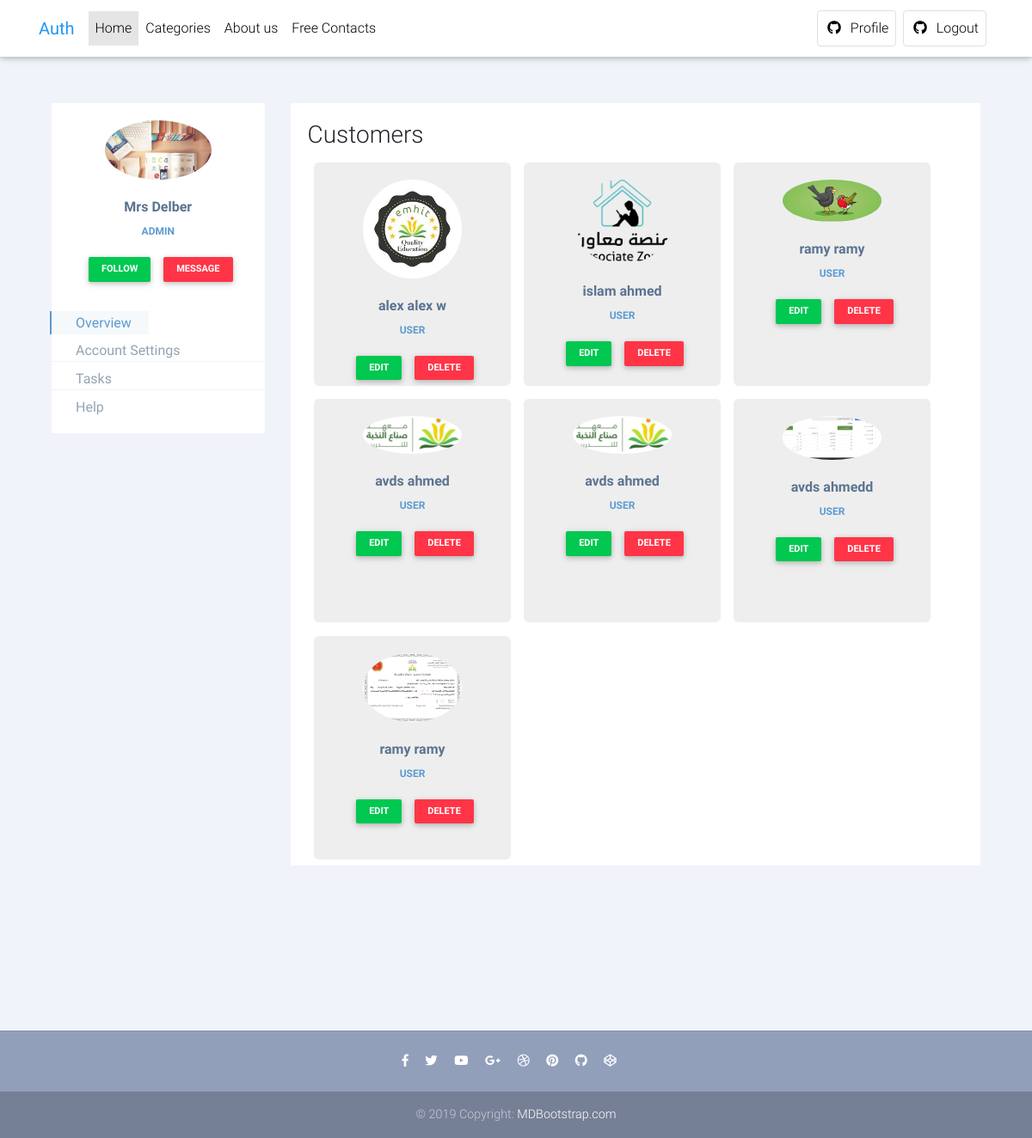
The app's page /profile?view=view_customer (signed in) with its own data.
### tables this page shows
CREATE TABLE `users` (
  `ID` int(11) NOT NULL,
  `email` varchar(52) NOT NULL,
  `name` varchar(64) NOT NULL,
  `password` varchar(255) NOT NULL,
  `mobile` varchar(14) NOT NULL,
  `created_at` date NOT NULL,
  `created_by` int(5) DEFAULT NULL,
  `role` enum('user','admin','super-admin') DEFAULT NULL,
  `image` varchar(255) NOT NULL
);

### includes/lang.php (called while the page is built)
<?php
$strings = array(
                 'Navbar'=>'Auth',
                 'Home'=>'Home',
                 'Link'=>'Support',
                 'Dropdown'=>'Dropdown',
                 'Action'=>'Action',
                 'Another action'=>'Another action',
                 'Something else here'=>'Something else here',
                 'lang'=>'en',
                 'dir'=>'ltr',
                 'Navbar_auto'=>'mr-auto',
                 'container_rtl'=>'',
                 'Profile'=>'Profile',
                 'Logout'=>'Logout',
                 'Login'=>'Login',
                 'Error'=>'Error',
                 'Please sign in'=>'Please sign in',
                 'Email address'=>'Email address',
                 'Email address / Mobile'=>'Email address / Mobile',
                 'Password'=>'Password',
                 'Remember me'=>'Remember me',
                 'Sign in'=>'Sign in',
                 'change_lang'=>'عربى',
                 ''=>'',
                 ''=>'',
                 ''=>'',
                 ''=>'',
                 ''=>'',
                 );

### includes/defines.php (called while the page is built, shortened)
<?php
$defines = array(
    'site_url' =>'https://lms.proonline.academy/Auth/',
    'user_auth'=>'You Are Not Authorize.',
    'invalid_username'=>'You Did Not Enter Correct Email Or Phone.',
    'wrong_auth'=>'Wrong Email Or Phone Or Password.'
);
require($_SERVER['DOCUMENT_ROOT'].'/Auth/includes/db.php');
$default_lang = 'en';
if ($default_lang == 'en')
    require_once($_SERVER['DOCUMENT_ROOT'].'/Auth/includes/lang.php');
else
    require_once($_SERVER['DOCUMENT_ROOT'].'/Auth/includes/lang_ar.php');
require_once($_SERVER['DOCUMENT_ROOT'].'/Auth/includes/functions.php');

### includes/functions.php (called while the page is built, shortened)
<?php
function get_user_login($action='return'){
    global $con;
    if (empty($_SESSION['user']) ){
            if (!empty ($_COOKIE['user_email']) && !empty($_COOKIE['user_password'])){
                login_auth( $_COOKIE['user_email'] , $_COOKIE['user_password'],'','return');
            }
            else if ($action == 'redirect')
                header("location:".$_SERVER['DOCUMENT_ROOT']."/Auth/login");
            else return false;
    }
    else {
        $query = "select * from users where ID = '".$_SESSION['user']."'";
        $res = mysqli_query($con ,$query);
        if ($res->num_rows == 0) { echo 'Your Account Deleted'; die ;}
        else if ($user = mysqli_fetch_assoc($res)){
            return $user;
        }
    }
}

### classes/user.php (called while the page is built, shortened)
<?php
Class User Extends Template{
    private $id ,$role;
    public function __construct($id = 0 ){
        if ($id) {
            $pdo1 = new PDO(Dns, Dbuser, Dbpassword);
            $stmt = $pdo1->prepare("select * from users where ID = '".$id."'");
            $stmt->execute();
            $array_of_args =   $stmt->fetch(\PDO::FETCH_ASSOC);
        } else return ;
        $this->name     = $array_of_args['name'];
        $this->role     = $array_of_args['role'];
        $this->image    = $this->get_image($array_of_args['image']);
    }
    public function get_image($image){
        return is_file($_SERVER['DOCUMENT_ROOT'].'/Auth/uploads/'.$image)? '../Auth/uploads/'.$image
                :'https://cdn2.iconfinder.com/data/icons/avatars-99/62/avatar-370-456322-512.png';
    }
    public function get_role(){
        return $this->role;
    }
    static function get_all($role){
        $pdo1 = new PDO(Dns, Dbuser, Dbpassword);
        $stmt = $pdo1->prepare("Select * from users where role = 'user'".$str );
        $stmt->execute();
        return  $stmt->fetchAll();
    }
}

### layouts/profile/view_customer.php (the view, shortened to what this page needs)
<?php
$str ='';
$users = User::get_all($current_user->get_role());
?>
<h3>Customers</h3>
<?php
if ($users)
foreach($users as $user ){
    $image_src= ( $user['image'] || is_file('../Auth/uploads/'.$user['image']) ) ? '../Auth/uploads/'.$user['image']:
                    'https://cdn2.iconfinder.com/data/icons/avatars-99/62/avatar-370-456322-512.png';
    ?>
    <div class="profile-sidebar single-customer">
				<div class="profile-userpic">
                    					<img src="<?=$image_src?>" class="img-responsive" alt="">
				</div>
				<div class="profile-usertitle">
					<div class="profile-usertitle-name">
						<?=$user['name']?>				</div>
					<div class="profile-usertitle-job">
						<?=$user['role']?>
					</div>
				</div>
				<div class="profile-userbuttons">
					<a type="button" href="./profile?view=add_customer&id=<?=$user['ID']?>" class="btn btn-success btn-sm " style="color:#fff">Edit</a>
					<button type="button" class="btn btn-danger btn-sm remove-user" data-class="<?=$user['ID']?>">Delete</button>
				</div>
			</div>
<?php } ?>

### layouts/header.php (shortened to what this page needs)
<html lang="<?=$strings['lang']?>" dir="<?=$strings['dir']?>">
  <head>
<link rel="stylesheet" href="https://stackpath.bootstrapcdn.com/bootstrap/4.1.3/css/bootstrap.min.css">
<link rel="stylesheet" href="https://use.fontawesome.com/releases/v5.5.0/css/all.css">
<link href="./assets/mdb.min.css" rel="stylesheet">
  <link href="./assets/style.min.css" rel="stylesheet">
<link href="./assets/style.css" rel="stylesheet" id="styles-css">
</head>
  <body>
  <nav class="navbar fixed-top navbar-expand-lg navbar-light white scrolling-navbar">
    <div class="container">
      <a class="navbar-brand waves-effect" href="<?=$defines['site_url']?>" >
        <strong class="blue-text">Auth</strong>
      </a>
      <div class="collapse navbar-collapse" id="navbarSupportedContent">
        <ul class="navbar-nav mr-auto">
          <li class="nav-item active">
            <a class="nav-link waves-effect" href="<?=$defines['site_url']?>">Home
            </a>
          </li>
          <li class="nav-item">
            <a class="nav-link waves-effect" href="#" >Categories</a>
          </li>
          <li class="nav-item">
            <a class="nav-link waves-effect" href="#"
              >About us</a>
          </li>
          <li class="nav-item">
            <a class="nav-link waves-effect" href="#" >Free
              Contacts</a>
          </li>
        </ul>
        <ul class="navbar-nav nav-flex-icons">
          <?php if (get_user_login()) { ?>
          <li class="nav-item">
            <a href="<?=$defines['site_url']?>profile" class="nav-link border border-light rounded waves-effect"
              >
              <i class="fab fa-github mr-2"></i>Profile
            </a>
          </li>
          <li class="nav-item mx-2">
            <a href="<?=$defines['site_url']?>actions/logout" class="nav-link border border-light rounded waves-effect"
              >
              <i class="fab fa-github mr-2"></i>Logout
            </a>
          </li>
          <?php } ?>
        </ul>
      </div>
    </div>
  </nav>

### profile.php (shortened to what this page needs)
<?php
require_once($_SERVER['DOCUMENT_ROOT'].'/Auth/classes/user.php');
require('./includes/defines.php');
$current_user = new User($_SESSION['user']);
?>
<?php require('./layouts/header.php') ?>
<div class="container">
    <div class="row profile">
		<div class="col-md-3">
			<div class="profile-sidebar">
				<div class="profile-userpic">
                    <img src="<?=$current_user->image?>" class="img-responsive" alt="">
				</div>
				<div class="profile-usertitle">
					<div class="profile-usertitle-name">
						<?=$current_user->name?>
					</div>
					<div class="profile-usertitle-job">
						<?=$current_user->get_role()?>
					</div>
				</div>
				<div class="profile-userbuttons">
					<button type="button" class="btn btn-success btn-sm">Follow</button>
					<button type="button" class="btn btn-danger btn-sm">Message</button>
				</div>
				<div class="profile-usermenu">
					<ul class="nav">
						<li class="active">
							<a href="#">
							Overview </a>
						</li>
						<li>
							<a href="#">
							Account Settings </a>
						</li>
						<li>
							<a href="#" target="_blank">
							Tasks </a>
						</li>
						<li>
							<a href="#">
							Help </a>
						</li>
					</ul>
				</div>
			</div>
		</div>
		<div class="col-md-9">
            <div class="profile-content">
                    <?php
                    if (isset($_GET['view']) )
                        if (is_file('./layouts/profile/'.$_GET['view'].'.php'))
                            include ('./layouts/profile/'.$_GET['view'].'.php');
                        else echo 'File Not Exist';
                    else include ('./layouts/profile/content.php');
                    ?>
            </div>
		</div>
	</div>
</div>
<br>
<br>
<?php require('./layouts/footer.php') ?>

### layouts/footer.php (shortened to what this page needs)
  <footer class="page-footer text-center font-small mt-4 wow fadeIn">
    <hr class="my-4">
    <div class="pb-4">
      <a href="https://www.facebook.com/mdbootstrap" target="_blank">
        <i class="fab fa-facebook-f mr-3"></i>
      </a>
      <a href="https://twitter.com/MDBootstrap" target="_blank">
        <i class="fab fa-twitter mr-3"></i>
      </a>
      <a href="https://www.youtube.com/watch?v=7MUISDJ5ZZ4" target="_blank">
        <i class="fab fa-youtube mr-3"></i>
      </a>
      <a href="https://plus.google.com/u/0/b/107863090883699620484" target="_blank">
        <i class="fab fa-google-plus-g mr-3"></i>
      </a>
      <a href="https://dribbble.com/mdbootstrap" target="_blank">
        <i class="fab fa-dribbble mr-3"></i>
      </a>
      <a href="https://pinterest.com/mdbootstrap" target="_blank">
        <i class="fab fa-pinterest mr-3"></i>
      </a>
      <a href="https://github.com/mdbootstrap/bootstrap-material-design" target="_blank">
        <i class="fab fa-github mr-3"></i>
      </a>
      <a href="http://codepen.io/mdbootstrap/" target="_blank">
        <i class="fab fa-codepen mr-3"></i>
      </a>
    </div>
    <div class="footer-copyright py-3">
      © 2019 Copyright:
      <a href="https://mdbootstrap.com/education/bootstrap/" target="_blank"> MDBootstrap.com </a>
    </div>
  </footer>
  </body>
</html>

### assets/style.css (style rules this page uses)
body { background: #F1F3FA; }
.profile { margin: 120px 0; }
.profile-sidebar { padding: 20px 0 10px 0; background: #fff; }
.profile-userpic img { float: none; margin: 0 auto; width: 50%; height: auto; -webkit-border-radius: 50% !important; -moz-border-radius: 50% !important; border-radius: 50% !important; display: block; }
.profile-usermenu ul { display: block; }
.profile-usertitle { text-align: center; margin-top: 20px; }
.profile-usertitle-name { color: #5a7391; font-size: 16px; font-weight: 600; margin-bottom: 7px; }
.profile-usertitle-job { text-transform: uppercase; color: #5b9bd1; font-size: 12px; font-weight: 600; margin-bottom: 15px; }
.profile-userbuttons { text-align: center; margin-top: 10px; }
.profile-userbuttons .btn { text-transform: uppercase; font-size: 11px; font-weight: 600; padding: 6px 15px; margin-right: 5px; }
.profile-userbuttons .btn:last-child { margin-right: 0px; }
.profile-usermenu { margin-top: 30px; }
.profile-usermenu ul li { border-bottom: 1px solid #f0f4f7; margin: 8px 0; }
.profile-usermenu ul li:last-child { border-bottom: none; }
.profile-usermenu ul li a { color: #93a3b5; font-size: 16px; font-weight: 400; padding: 4px 20px; }
.profile-usermenu ul li.active { border-bottom: none; }
.profile-usermenu ul li.active a { color: #5b9bd1; background-color: #f6f9fb; border-left: 2px solid #5b9bd1; margin-left: -2px; }
.profile-content { padding: 20px; background: #fff; min-height: 460px; height: 100%; }

### layouts/header.php (style rules this page uses)
html, body, header, .carousel { height: 60vh; }

### layouts/profile/view_customer.php (style rules this page uses)
.profile-sidebar.single-customer { display: inline-block; width: 30%; background: #eee; border-radius: 6px; margin: 1%; float: left; height: 260px; }

### records on screen
users: image (picture), name "Mrs Delber", role "ADMIN"
users: image (picture), name "alex alex w", role "USER"
users: image (picture), name "islam ahmed", role "USER"
users: image (picture), name "ramy ramy", role "USER"
users: image (picture), name "avds ahmed", role "USER"
users: image (picture), name "avds ahmed", role "USER"
users: image (picture), name "avds ahmedd", role "USER"
users: image (picture), name "ramy ramy", role "USER"
